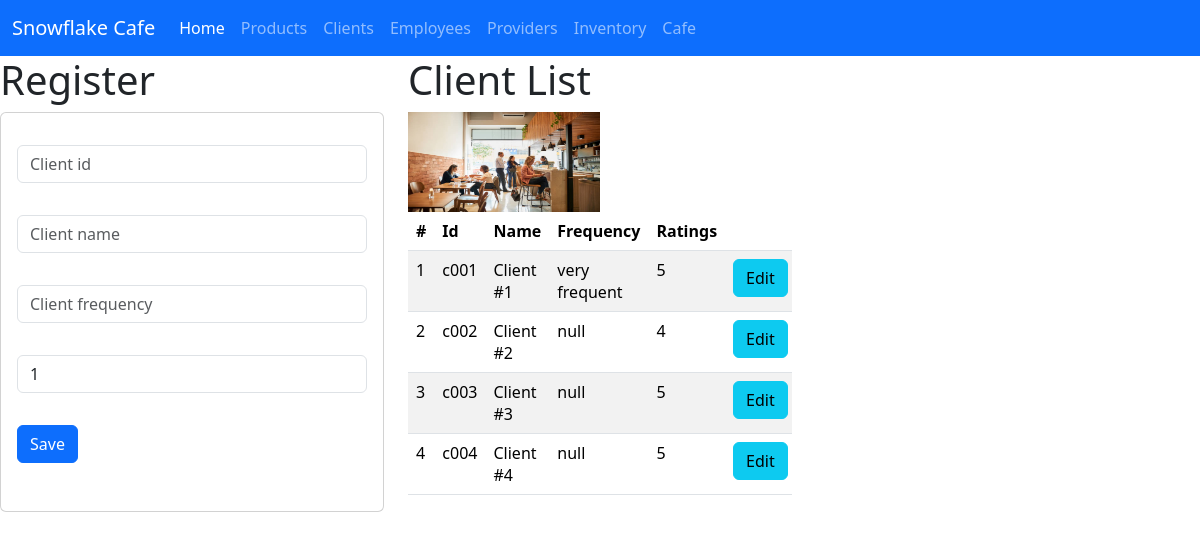
Screenshot of /Clients with the database file from the repository.
### clients_app/models.py (models this page shows, shortened)
class Client(models.Model):
    client_id=models.CharField(primary_key=True,max_length=10)
    client_name=models.CharField(max_length=50)
    client_freq=models.CharField(max_length=50, default="null")
    client_rating=models.IntegerField()

### clients_app/views.py (the view)
# urls.py: path("Clients",views.view_indexClients,name="Clients"),
def view_indexClients(request):
    clients=Client.objects.all()
    return render(request,"clients.html",{"clients1":clients})

### templates/clients.html (shortened to what this page needs)
{% extends 'script.html' %} {%load static%}
{% block cuerpo %}
<div class="row">
    <div class="col-sm-12 col-md-4 col-lg-4 col-xl-4">
        <h1>Register</h1>
            <div class="card">
                <div class="card-body">
                    <form action="registerClient/" method="POST"> {% csrf_token %}
                        <div class="form-group py-3">
                            <input type="text" id="txtid" name="txtid" class="form-control" placeholder="Client id" minLength="3" maxLenght="6" required>
                        </div>
                        <div class="form-group py-3">
                            <input type="text" id="txtname" name="txtname" class="form-control" placeholder="Client name" maxLenght="100" required>
                        </div>
                        <div class="form-group py-3">
                            <input type="text" id="txtfreq" name="txtfreq" class="form-control" placeholder="Client frequency" maxLenght="100" required>
                        </div>
                        <div class="form-group py-3">
                            <input type="text" id="numrating" name="numrating" class="form-control" value="1" min="1" max="9" required>
                        </div>
                        <div class="form-group py-3">
                            <button type="submit" class="btn btn-primary">Save</button>
                        </div>
                    </form>
                </div>
            </div>
    </div>
    <div class="col-sm-12 col-md-8 col-lg-8 col-xl-4">
        <h1>Client List</h1>
        <img class="w-50" src="{%static 'img/clients.jpg'%}" alt="what" width="100" height="100"/>
        <div class="table-responsive">
            <table class="table table-striped">
                <thead>
                    <tr>
                        <th scope="col">#</th>
                        <th scope="col">Id</th>
                        <th scope="col">Name</th>
                        <th scope="col">Frequency</th>
                        <th scope="col">Ratings</th>
                        <th colspan="2"></th>
                    </tr>
                </thead>
                <tbody>
                    {% for c in clients1 %}
                    <tr>
                        <td>{{forloop.counter}}</td>
                        <td>{{c.client_id}}</td>
                        <td>{{c.client_name}}</td>
                        <td>{{c.client_freq}}</td>
                        <td>{{c.client_rating}}</td>
                        <td><a href="selectClient/{{c.client_id}}" class="btn btn-info">Edit</a></td>
                    </tr>
                    {% endfor %}
                </tbody>
            </table>
        </div>
    </div>
</div>
{% endblock %}

### rows the page displays
Client: client_id "c001", client_name "Client #1", client_freq "very frequent", client_rating "5"
Client: client_id "c002", client_name "Client #2", client_freq "null", client_rating "4"
Client: client_id "c003", client_name "Client #3", client_freq "null", client_rating "5"
Client: client_id "c004", client_name "Client #4", client_freq "null", client_rating "5"
